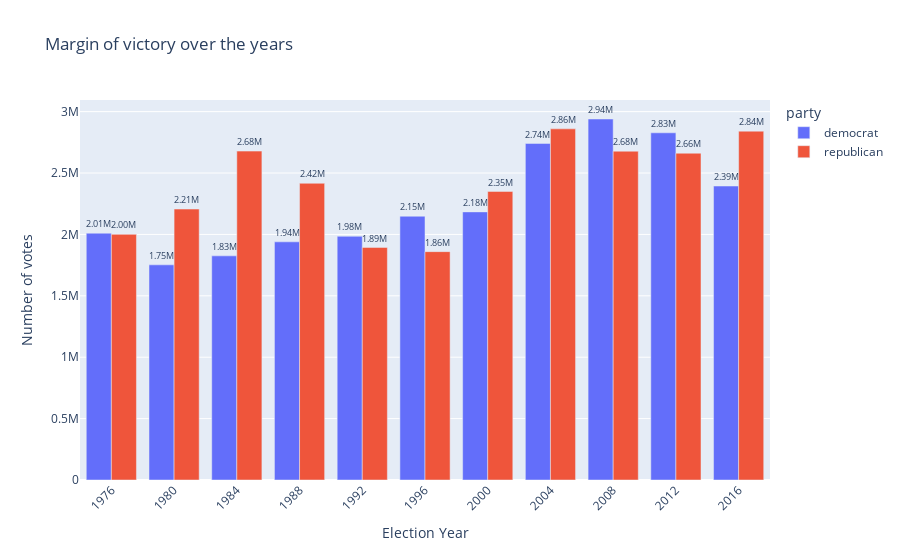

Notebook cell for this chart:
### Code cell
fig7 = px.bar(ohio_max2, x="year", y="candidatevotes", color="party", barmode="group",hover_data=["candidate"], text ='candidatevotes', title = 'Margin of victory over the years')
fig7.update_traces(texttemplate='%{text:.3s}', textposition='outside')
fig7.update_layout( xaxis_tickangle=-45, xaxis_title = 'Election Year', yaxis_title = 'Number of votes')
fig7.show()

### Figure 1 — Plotly figure (JSON) as saved in the notebook; plotly's stock layout.template omitted (floating-point values rounded to 4 significant figures)
{"data": [{"alignmentgroup": "True", "customdata": [["Carter, Jimmy"], ["Carter, Jimmy"], ["Mondale, Walter"], ["Dukakis, Michael"], ["Clinton, Bill"], ["Clinton, Bill"], ["Gore, Al"], ["Kerry, John"], ["Obama, Barack H."], ["Obama, Barack H."], ["Clinton, Hillary"]], "hovertemplate": "party=democrat<br>year=%{x}<br>candidatevotes=%{text}<br>candidate=%{customdata[0]}<extra></extra>", "legendgroup": "democrat", "marker": {"color": "#636efa"}, "name": "democrat", "offsetgroup": "democrat", "orientation": "v", "showlegend": true, "text": [2009959, 1752414, 1825440, 1939629, 1984942, 2148222, 2183628, 2741165, 2940044, 2827621, 2394164], "textposition": "outside", "texttemplate": "%{text:.3s}", "type": "bar", "x": [1976, 1980, 1984, 1988, 1992, 1996, 2000, 2004, 2008, 2012, 2016], "xaxis": "x", "y": [2009959, 1752414, 1825440, 1939629, 1984942, 2148222, 2183628, 2741165, 2940044, 2827621, 2394164], "yaxis": "y"}, {"alignmentgroup": "True", "customdata": [["Ford, Gerald"], ["Reagan, Ronald"], ["Reagan, Ronald"], ["Bush, George H.W."], ["Bush, George H.W."], ["Dole, Robert"], ["Bush, George W."], ["Bush, George W."], ["McCain, John"], ["Romney, Mitt"], ["Trump, Donald J."]], "hovertemplate": "party=republican<br>year=%{x}<br>candidatevotes=%{text}<br>candidate=%{customdata[0]}<extra></extra>", "legendgroup": "republican", "marker": {"color": "#EF553B"}, "name": "republican", "offsetgroup": "republican", "orientation": "v", "showlegend": true, "text": [2000626, 2206545, 2678559, 2416549, 1894310, 1859883, 2350363, 2859764, 2677820, 2661407, 2841005], "textposition": "outside", "texttemplate": "%{text:.3s}", "type": "bar", "x": [1976, 1980, 1984, 1988, 1992, 1996, 2000, 2004, 2008, 2012, 2016], "xaxis": "x", "y": [2000626, 2206545, 2678559, 2416549, 1894310, 1859883, 2350363, 2859764, 2677820, 2661407, 2841005], "yaxis": "y"}], "layout": {"barmode": "group", "legend": {"title": {"text": "party"}, "tracegroupgap": 0}, "title": {"text": "Margin of victory over the years"}, "xaxis": {"anchor": "y", "domain": [0, 1], "tickangle": -45, "title": {"text": "Election Year"}}, "yaxis": {"anchor": "x", "domain": [0, 1], "title": {"text": "Number of votes"}}}}
